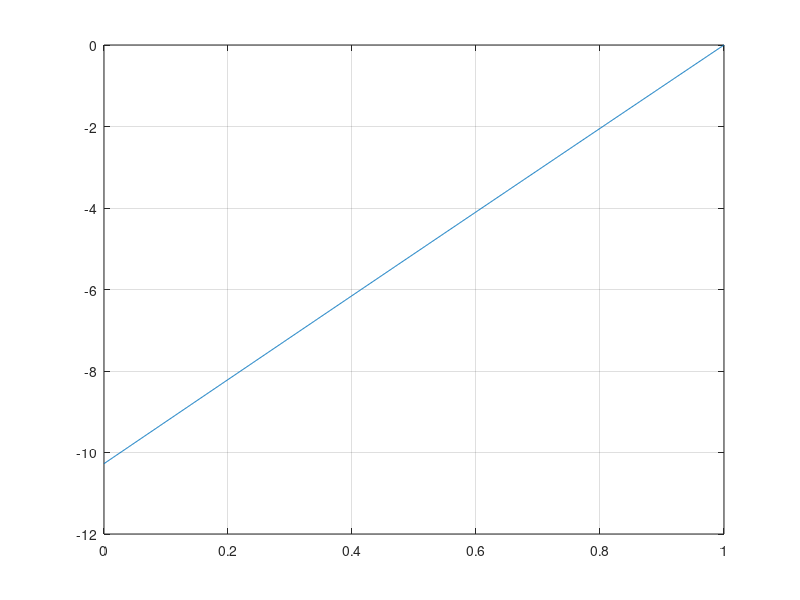

The MATLAB source for this figure:


alpha = -5.2024;
beta = -503.7880;

Tc = 1/1000;

% straightforward map

STI_map = 0:0.001:1;
STI_map = STI_map';

omega_map = (1/Tc)*log((alpha*STI_map + beta)/(alpha + beta));
% * exp(-100*Tc)

figure
plot(STI_map,omega_map)
grid on